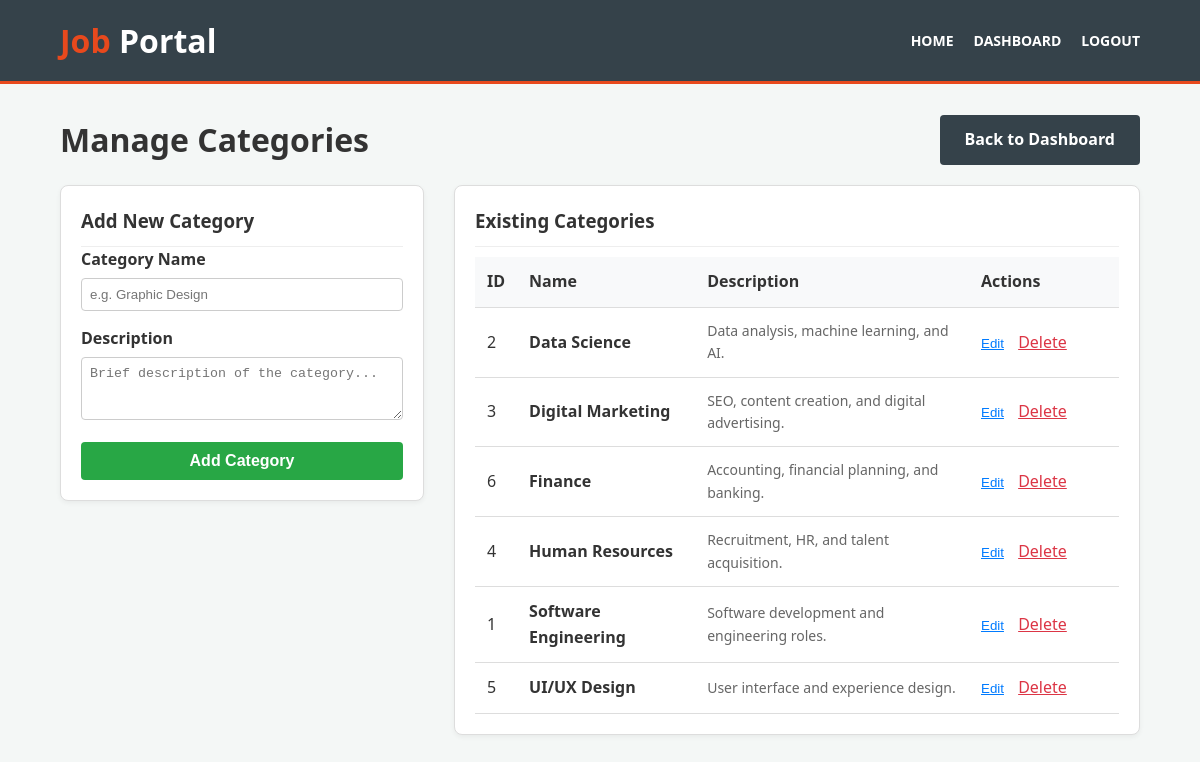
/views/admin/categories.php (signed in), run on the app's committed database.
### tables this page shows
CREATE TABLE categories (
    id INT(11) AUTO_INCREMENT PRIMARY KEY,
    name VARCHAR(50) NOT NULL UNIQUE,
    description TEXT
);

### app/core/Database.php (called while the page is built, shortened)
<?php
class Database {
    private $host = "localhost";
    private $user = "root";
    private $pass = "";
    private $dbname = "job_portal";
    public function __construct() {
        $this->conn = mysqli_connect($this->host, $this->user, $this->pass, $this->dbname);
    }
}
?>

### app/controllers/AdminController.php (called while the page is built, shortened)
<?php
require_once __DIR__ . '/../core/Database.php';
require_once __DIR__ . '/../models/Job.php';
class AdminController {
    private $jobModel;
    public function __construct() {
        $database = new Database();
        $this->db = $database->conn;
        $this->jobModel = new Job($this->db);
    }
    public function getCategories() {
        return $this->jobModel->getCategories();
    }
}
?>

### app/models/Job.php (called while the page is built, shortened)
<?php
class Job {
    private $db;
    public function __construct($dbConnection) {
        $this->db = $dbConnection;
    }
    public function getCategories() {
        $sql = "SELECT * FROM categories ORDER BY name ASC";
        $result = mysqli_query($this->db, $sql);
        return mysqli_fetch_all($result, MYSQLI_ASSOC);
    }
}
?>

### views/admin/categories.php (the view, shortened to what this page needs)
<?php
require_once '../../app/controllers/AdminController.php';
$controller = new AdminController();
$categories = $controller->getCategories();
include '../partials/header.php';
?>
<div class="container" style="margin-top: 30px;">
    <div style="display: flex; justify-content: space-between; align-items: center; margin-bottom: 20px;">
        <h1>Manage Categories</h1>
        <a href="dashboard.php" class="btn-primary" style="background: #35424a;">Back to Dashboard</a>
    </div>
    <div style="display: flex; gap: 30px;">
        <div style="flex: 1; background: white; padding: 20px; border-radius: 8px; box-shadow: 0 2px 5px rgba(0,0,0,0.05); border: 1px solid #ddd; height: fit-content;">
            <h3 style="margin-top: 0; border-bottom: 1px solid #eee; padding-bottom: 10px;">Add New Category</h3>
            <form action="categories.php" method="POST">
                <div class="form-group" style="margin-bottom: 15px;">
                    <label style="display: block; margin-bottom: 5px; font-weight: bold;">Category Name</label>
                    <input type="text" name="name" class="form-control" required placeholder="e.g. Graphic Design" style="width: 100%; padding: 8px; border: 1px solid #ccc; border-radius: 4px; box-sizing: border-box;">
                </div>
                <div class="form-group" style="margin-bottom: 15px;">
                    <label style="display: block; margin-bottom: 5px; font-weight: bold;">Description</label>
                    <textarea name="description" class="form-control" rows="3" required placeholder="Brief description of the category..." style="width: 100%; padding: 8px; border: 1px solid #ccc; border-radius: 4px; box-sizing: border-box;"></textarea>
                </div>
                <button type="submit" class="btn-primary" style="width: 100%; padding: 10px; border: none; cursor: pointer; background: #28a745;">Add Category</button>
            </form>
        </div>
        <div style="flex: 2; background: white; padding: 20px; border-radius: 8px; box-shadow: 0 2px 5px rgba(0,0,0,0.05); border: 1px solid #ddd;">
            <h3 style="margin-top: 0; border-bottom: 1px solid #eee; padding-bottom: 10px;">Existing Categories</h3>
            <table style="width: 100%; border-collapse: collapse; margin-top: 10px;">
                <thead>
                    <tr style="background-color: #f8f9fa; text-align: left;">
                        <th style="padding: 12px; border-bottom: 1px solid #ddd;">ID</th>
                        <th style="padding: 12px; border-bottom: 1px solid #ddd;">Name</th>
                        <th style="padding: 12px; border-bottom: 1px solid #ddd;">Description</th>
                        <th style="padding: 12px; border-bottom: 1px solid #ddd; width: 150px;">Actions</th>
                    </tr>
                </thead>
                <tbody>
                    <?php foreach ($categories as $cat): ?>
                        <tr>
                            <td style="padding: 12px; border-bottom: 1px solid #ddd;"><?= $cat['id'] ?></td>
                            <td style="padding: 12px; border-bottom: 1px solid #ddd;"><strong><?= htmlspecialchars($cat['name']) ?></strong></td>
                            <td style="padding: 12px; border-bottom: 1px solid #ddd; font-size: 14px; color: #666;"><?= htmlspecialchars($cat['description']) ?></td>
                            <td style="padding: 12px; border-bottom: 1px solid #ddd;">
                                <button onclick='openEditModal(<?= json_encode($cat) ?>)' style="background: none; border: none; color: #007bff; cursor: pointer; text-decoration: underline; padding: 0; margin-right: 10px;">Edit</button>
                                <a href="categories.php?action=delete&id=<?= $cat['id'] ?>" style="color: #dc3545; text-decoration: underline;" onclick="return confirm('Are you sure? This might affect jobs linked to this category.');">Delete</a>
                            </td>
                        </tr>
                    <?php endforeach; ?>
                </tbody>
            </table>
        </div>
    </div>
</div>

### views/partials/header.php (shortened to what this page needs)
<!DOCTYPE html>
<html lang="en">
<head>
    <link rel="stylesheet" href="http://localhost:8080/Job-Portal/public/css/style.css">
</head>
<body>
<header>
    <div class="container">
        <div id="branding">
            <h1><span style="color: #e8491d;">Job</span> Portal</h1>
        </div>
        <nav>
            <ul>
                <li><a href="/JOB-PORTAL/public/index.php">Home</a></li>
                    <?php if (isset($_SESSION['user_id'])): ?>
        <li><a href="/JOB-PORTAL/views/<?= $_SESSION['role'] ?>/dashboard.php">Dashboard</a></li>
        <li><a href="/JOB-PORTAL/views/auth/logout.php">Logout</a></li>
    <?php else: ?>
        <li><a href="/JOB-PORTAL/views/auth/login.php">Login</a></li>
        <li><a href="/JOB-PORTAL/views/auth/register.php" class="btn-primary">Register</a></li>
    <?php endif; ?>
</ul>
        </nav>
    </div>
</header>
<?php
if (isset($_SESSION['user_id'])) {
    require_once __DIR__ . '/../../app/core/Database.php';
}
?>

### public/css/style.css (style rules this page uses)
* { margin: 0; padding: 0; box-sizing: border-box; }
body { font-family: 'Segoe UI', Tahoma, Geneva, Verdana, sans-serif; line-height: 1.6; background-color: #f4f7f6; color: #333; }
.container { width: 90%; max-width: 1200px; margin: 0 auto; overflow: visible; }
header { background: #35424a; color: #ffffff; padding-top: 15px; padding-bottom: 15px; border-bottom: #e8491d 3px solid; min-height: 70px; display: flex; align-items: center; }
header .container { display: flex; justify-content: space-between; align-items: center; width: 90%; max-width: 1200px; margin: auto; }
header ul { margin: 0; padding: 0; list-style: none; display: flex; align-items: center; }
header li { margin-left: 20px; }
header a { color: #ffffff; text-decoration: none; text-transform: uppercase; font-size: 14px; font-weight: bold; transition: 0.3s; }
.btn-primary { display: inline-block; background: #e8491d; color: #ffffff; padding: 12px 25px; border: none; border-radius: 4px; cursor: pointer; font-size: 16px; font-weight: bold; text-decoration: none; transition: background 0.3s ease; }

### data on the page
categories: id "2", name "Data Science", description "Data analysis, machine learning, and AI."
categories: id "3", name "Digital Marketing", description "SEO, content creation, and digital advertising."
categories: id "6", name "Finance", description "Accounting, financial planning, and banking."
categories: id "4", name "Human Resources", description "Recruitment, HR, and talent acquisition."
categories: id "1", name "Software Engineering", description "Software development and engineering roles."
categories: id "5", name "UI/UX Design", description "User interface and experience design."
